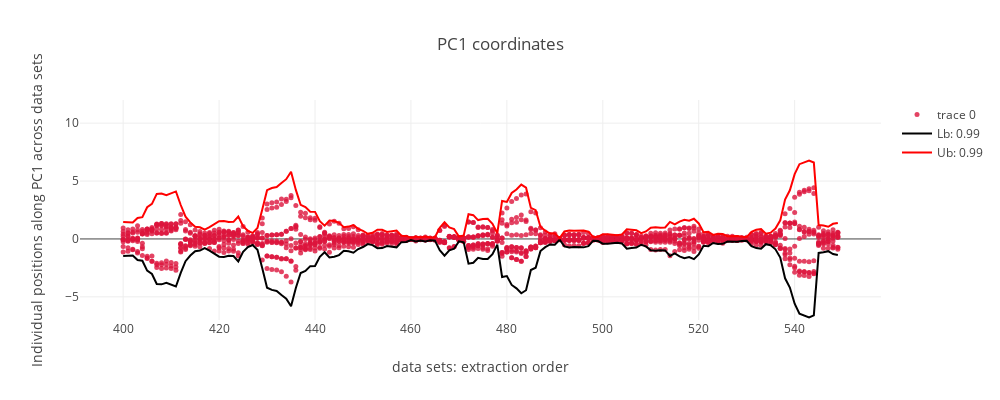

Source (notebook cell):
### Code cell
for access in dict_coords.keys():

    PC_analysis_plot(dict_coords[access]['dens'],dict_coords[access]['coords'],dict_coords[access]['labs'],PCA_color_ref,range_windows= Windows_range_pca,
                     plot_choice= 'coords',height= 400,width= 1000,y_range= [-7,12],qtl= .99)

### Figure 1 — Plotly figure (JSON) as saved in the notebook; plotly's stock layout.template omitted (floating-point values rounded to 4 significant figures; data arrays with more than 128 entries replaced by an {"elided": "..."} marker saying what was removed)
{"data": [{"marker": {"color": {"elided": "1500 str values"}, "opacity": 0.8, "size": 5}, "mode": "markers", "type": "scatter", "uid": "bbea3b52-5008-41c1-be0c-bf7865d53d00", "x": {"elided": "1500 int values"}, "y": {"elided": "1500 float values"}}, {"marker": {"color": "black"}, "mode": "lines", "name": "Lb: 0.99", "type": "scatter", "uid": "519b22c5-063d-43eb-aa41-ac6721ecdca1", "x": {"elided": "150 int values"}, "y": {"elided": "150 float values"}}, {"marker": {"color": "red"}, "mode": "lines", "name": "Ub: 0.99", "type": "scatter", "uid": "bac5d16c-a3b4-4416-bea3-ba4a1aefe89b", "x": {"elided": "150 int values"}, "y": {"elided": "150 float values"}}], "layout": {"height": 400, "title": "PC1 coordinates", "width": 1000, "xaxis": {"title": "data sets: extraction order"}, "yaxis": {"range": [-7, 12], "title": "Individual positions along PC1 across data sets"}}}
